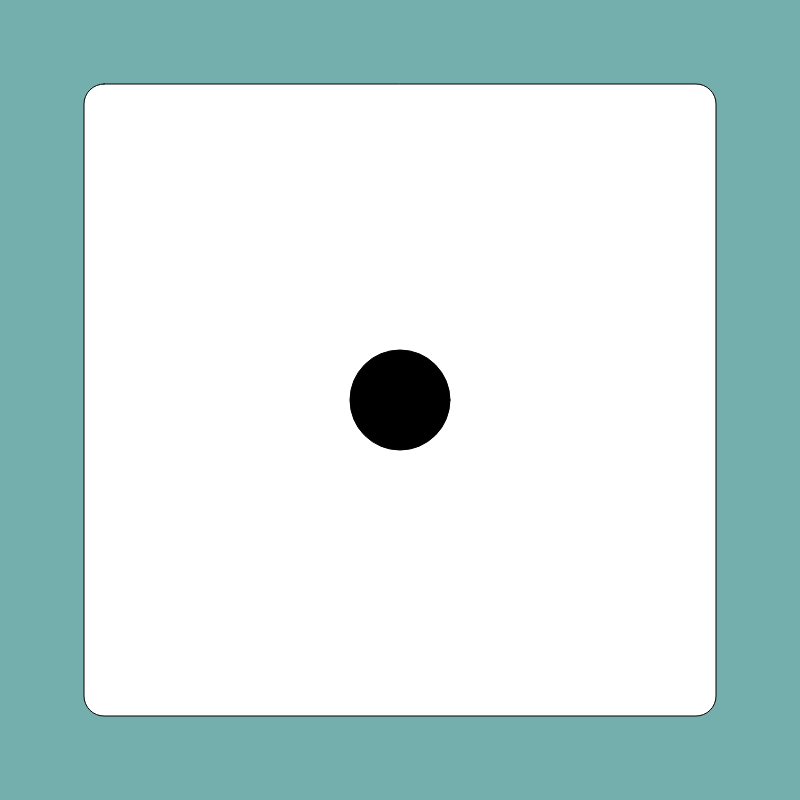
Frame 1 (no input)
Frame 60 (no input): identical to frame 1, image omitted
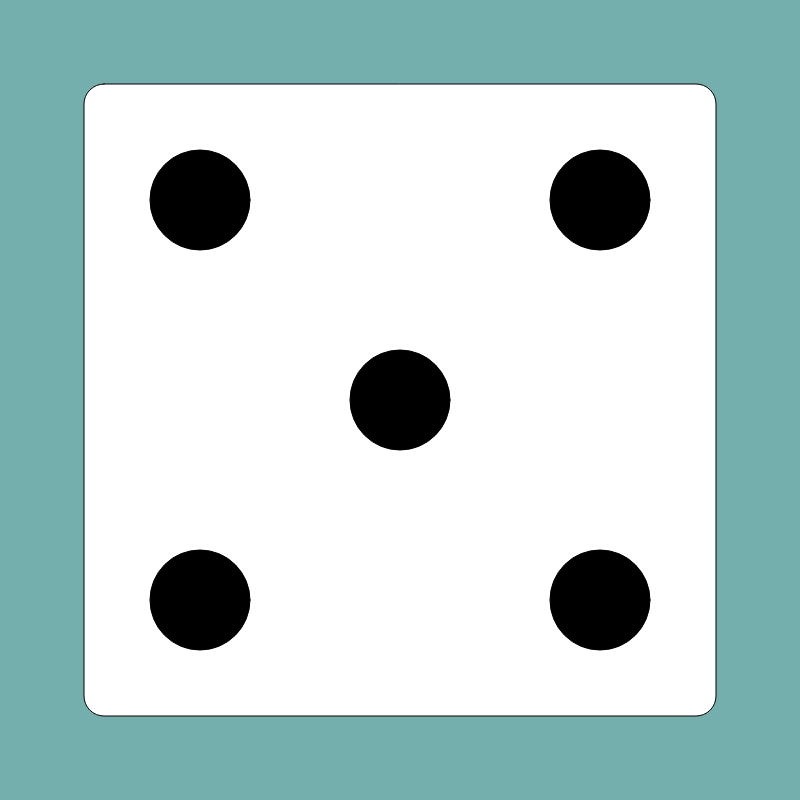
Frame 120 (the mouse pressed at the canvas centre since frame 60)

The p5.js sketch that drew these frames (run headless with seeded random() and noise() and a simulated clock; from frame 60 on, the mouse is pressed at the canvas centre):

// p5.js sketch
// ── sketch.js
var pointSize;

var numbers = [
    function() {
        ellipse(width / 2, height / 2, pointSize, pointSize);
    },

    function() {
        ellipse(width / 2 - width / 4, height / 2 - height / 4, pointSize, pointSize);
        ellipse(width / 2 + width / 4, height / 2 + height / 4, pointSize, pointSize);
    },

    function() {
        ellipse(width / 2 - width / 4, height / 2 - height / 4, pointSize, pointSize);
        ellipse(width / 2, height / 2, pointSize, pointSize);
        ellipse(width / 2 + width / 4, height / 2 + height / 4, pointSize, pointSize);
    },

    function() {
        ellipse(width / 2 - width / 4, height / 2 - height / 4, pointSize, pointSize);
        ellipse(width / 2 + width / 4, height / 2 - height / 4, pointSize, pointSize);
        ellipse(width / 2 - width / 4, height / 2 + height / 4, pointSize, pointSize);
        ellipse(width / 2 + width / 4, height / 2 + height / 4, pointSize, pointSize);
    },

    function() {
        ellipse(width / 2 - width / 4, height / 2 - height / 4, pointSize, pointSize);
        ellipse(width / 2 + width / 4, height / 2 - height / 4, pointSize, pointSize);
        ellipse(width / 2, height / 2, pointSize, pointSize);
        ellipse(width / 2 - width / 4, height / 2 + height / 4, pointSize, pointSize);
        ellipse(width / 2 + width / 4, height / 2 + height / 4, pointSize, pointSize);

    },

    function() {
        ellipse(width / 2 - width / 4, height / 2, pointSize, pointSize);
        ellipse(width / 2 + width / 4, height / 2, pointSize, pointSize);
        ellipse(width / 2 - width / 4, height / 2 - height / 4, pointSize, pointSize);
        ellipse(width / 2 + width / 4, height / 2 - height / 4, pointSize, pointSize);
        ellipse(width / 2 - width / 4, height / 2 + height / 4, pointSize, pointSize);
        ellipse(width / 2 + width / 4, height / 2 + height / 4, pointSize, pointSize);
    }
];

var pickedNumber = 0;

function setup() {
    createCanvas(800, 800);
    frameRate(30);
    pointSize = width / 8;
}

function draw() {
    background(116, 175, 173);
    fill(255);
    rect(pointSize - 16, pointSize - 16, (width - pointSize * 2) + 32, (height - pointSize * 2) + 32, 20);

    fill(0);
    numbers[pickedNumber]();
}

function mousePressed() {
    let number = Math.floor(random(0, 6));
    if(mouseX > pointSize - 16 && mouseX < width - pointSize / 2 && mouseY > pointSize - 16 && mouseY < height - pointSize / 2) {
        pickedNumber = number;
    }
}

// ── style.css
body {
    width: auto;
    height: auto;
    background: #74AFAD;
    display: flex;
    justify-content: center;
    align-items: center;
}
